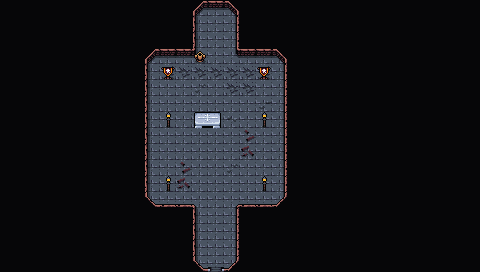

A level layout from a 2D game, rendered from its tile map. Below: a short description, then the map file with tile-grid data replaced by summaries:
An orthogonal 30x17 tile map with 16x16 px tiles, 3 tile layers (Background, Floor, Clutter), 3 tilesets and 7 objects (2x dialog).

<map version="1.10" tiledversion="1.10.1" orientation="orthogonal" renderorder="right-down" width="30" height="17" tilewidth="16" tileheight="16" infinite="0" nextlayerid="7" nextobjectid="67">
 <editorsettings>
  <export target="wastetown..tmx" format="tmx" />
 </editorsettings>
 <properties>
  <property name="dungeonEffect" value="{&quot;startBattleWithCard&quot;: [ &quot;Orcish Oriflamme|3ED|3ED&quot; ]}" />
 </properties>
 <tileset firstgid="1" source="../../tileset/main.tsx" />
 <tileset firstgid="10113" source="../../tileset/buildings.tsx" />
 <tileset firstgid="11905" source="../../tileset/dungeon/DarkAbbeyTiles.tsx" />
 <layer id="1" name="Background" width="30" height="17">
  <data>[510 cells, 510 non-empty, 1 distinct tile ids]</data>
 </layer>
 <layer id="2" name="Floor" width="30" height="17">
  <data>[510 cells, 456 non-empty, 15 distinct tile ids]</data>
 </layer>
 <layer id="3" name="Clutter" width="30" height="17">
  <properties>
   <property name="spriteLayer" type="bool" value="true" />
  </properties>
  <data>[510 cells, 17 non-empty, 10 distinct tile ids]</data>
 </layer>
 <objectgroup id="4" name="Objects">
  <object id="38" template="../../obj/entry_up.tx" x="192" y="268" width="48" height="16">
   <properties>
    <property name="teleport" value="../common/maps/map/vampirecastle/vampirecastle_1.tmx" />
   </properties>
  </object>
  <object id="50" template="../../obj/enemy.tx" x="193.5" y="125.987">
   <properties>
    <property name="deckOverride" value="decks/standard/vampire_br.dck" />
    <property name="enemy" value="Ancient Vampire" />
    <property name="inactive" type="bool" value="true" />
    <property name="speedModifier" type="float" value="10" />
    <property name="threatRange" type="int" value="50" />
   </properties>
  </object>
  <object id="62" template="../../obj/dialog.tx" type="dialog" gid="11530" x="195.244" y="129.616" width="25.7101" height="18.009" visible="1">
   <properties>
    <property name="dialog">[
  {
    "text": "You see a coffin lying at the center of the crypt. This relic of vampiric history, once a vessel for the undying, now stood as a time-worn testament to the passage of ages, a silent witness to the secrets and shadows that had unfolded within its confines. The ancient coffin, a repository of centuries, exuded an aura of both menace and melancholy, a silent sentinel to the mysteries of the nocturnal realm.",
    "options": [
      { "name": "Walk away" },
      {
        "name": "Take a closer look at the rusty coffin",
        "text": "You sense an immense amount of power radiating from the coffin. You also begin to note the various unholy symbols engraved around the base of coffin.",
        "options": [
          { "name": "Walk away" },
          {
            "name": "Open the coffin",
            "text": "As you open the coffin, an ancient figure awakes in the gloom. It cries out in an ancient voice: YOU DARE WAKE ME, PUNY MORTAL?",
            "options": [
              {
                "name": "Prepare yourself!",
                "action": [
                  { "activateMapObject": 50 },
                  { "deleteMapObject": 63 },
                  { "deleteMapObject": -1 }
                ]
              }
            ]
          }
        ]
      }
    ]
  }
]</property>
   </properties>
  </object>
  <object id="63" name="Ward" type="dialog" gid="11912" x="195.651" y="58.297" width="39.2943" height="16">
   <properties>
    <property name="dialog">[{
    "text":"A translucent, shimmering red field blocks your path. An ancient Evil is lurking in these crypts, preventing you from entering the room in front of you ...",
    "options":[
    { "name":"Leave." } 
    ]
}]</property>
   </properties>
  </object>
  <object id="64" template="../../obj/manashards.tx" x="154.394" y="169.462" />
  <object id="65" template="../../obj/treasure.tx" x="208.637" y="23.8091">
   <properties>
    <property name="reward">[
  {
    "type": "randomCard",
    "colors": [ "Black" ],
    "subTypes": [ "Vampire" ],
    "count": 5
  },
  {
    "type": "item",
    "count": 1,
    "probability": 0.1,
    "itemName": "Dark Boots"
  },
  {
    "type": "item",
    "count": 1,
    "probability": 0.1,
    "itemName": "Dark Shield"
  },
  {
    "type": "item",
    "count": 1,
    "probability": 0.1,
    "itemName": "Dark Armor"
  },
  {
    "type": "item",
    "count": 1,
    "probability": 0.1,
    "itemName": "Blood Vial"
  },
  {
    "type": "item",
    "count": 1,
    "probability": 0.1,
    "itemName": "Dark Amulet"
  }
]</property>
   </properties>
  </object>
  <object id="66" template="../../obj/booster.tx" x="197.253" y="42.225">
   <properties>
    <property name="reward">[
	{
		"type": "card",
		"probability": 0.5,
		"count": 1,
		"cardName": "Murder|PRM|1"
	},
	{
		"type": "card",
		"probability": 0.5,
		"count": 1,
		"cardName": "Vendetta|MMQ|1"
	},
	{
		"type": "card",
		"probability": 0.5,
		"count": 1,
		"cardName": "Sign in Blood|PRM|1"
	},
	{
		"type": "card",
		"probability": 0.5,
		"count": 1,
		"cardName": "Bone Harvest|MIR|1"
	},
	{
		"type": "card",
		"probability": 0.5,
		"count": 1,
		"cardName": "Dark Banishing|ICE|1"
	},
	{
		"type": "card",
		"probability": 0.5,
		"count": 1,
		"cardName": "Terror|LEA|1"
	},
	{
		"type": "card",
		"probability": 0.5,
		"count": 1,
		"cardName": "Diabolic Edict|PMEI|1"
	},
	{
		"type": "card",
		"probability": 0.5,
		"count": 1,
		"cardName": "Murder|PRM|1"
	},
	{
		"type": "card",
		"probability": 0.5,
		"count": 1,
		"cardName": "Vendetta|MMQ|1"
	},
	{
		"type": "card",
		"probability": 0.5,
		"count": 1,
		"cardName": "Sign in Blood|PRM|1"
	},
	{
		"type": "card",
		"probability": 0.5,
		"count": 1,
		"cardName": "Bone Harvest|MIR|1"
	},
	{
		"type": "card",
		"probability": 0.5,
		"count": 1,
		"cardName": "Dark Banishing|ICE|1"
	},
	{
		"type": "card",
		"probability": 0.5,
		"count": 1,
		"cardName": "Terror|LEA|1"
	},
	{
		"type": "card",
		"probability": 0.5,
		"count": 1,
		"cardName": "Diabolic Edict|PMEI|1"
	}
]</property>
   </properties>
  </object>
 </objectgroup>
</map>
